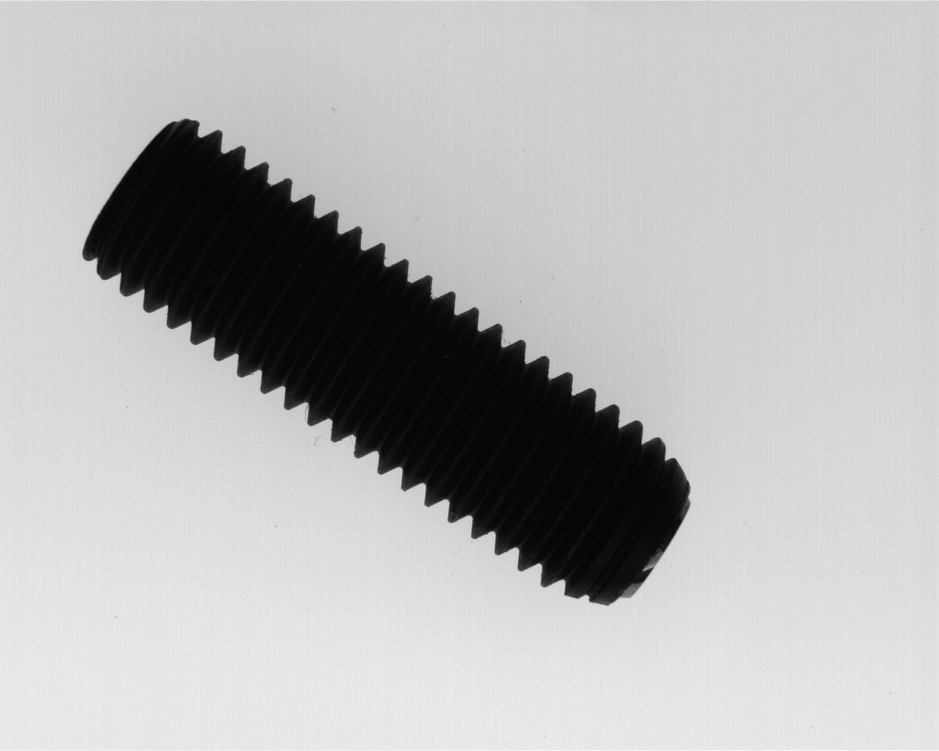
//> input picture Image/螺丝.png, 939 x 751 px, shrunk from 1280 x 1024 before the run
$ ./18._距离变换   (built with g++ and OpenCV 4)
//> lines starting //> are read from the running program, lines starting //| are printed output that depends on the picture; after the words box and inside, x2 and y2 are one past the last pixel; in counts of white or black regions, pixels touching at a corner belong together
#include <iostream>
#include <opencv2/opencv.hpp>

using namespace std;
using namespace cv;

int main()
{
    Mat inputImage = imread("../Image/螺丝.png", IMREAD_GRAYSCALE);
//> inputImage is the input picture: 751 rows x 939 cols, CV_8UC1; min 4, max 251, mean 181.9
    if (inputImage.empty())
    {
        exit(0);
    }
    imshow("输入图像", inputImage);

    //二值化
    Mat thresholdImage;
    threshold(~inputImage, thresholdImage, 100, 255, THRESH_BINARY);
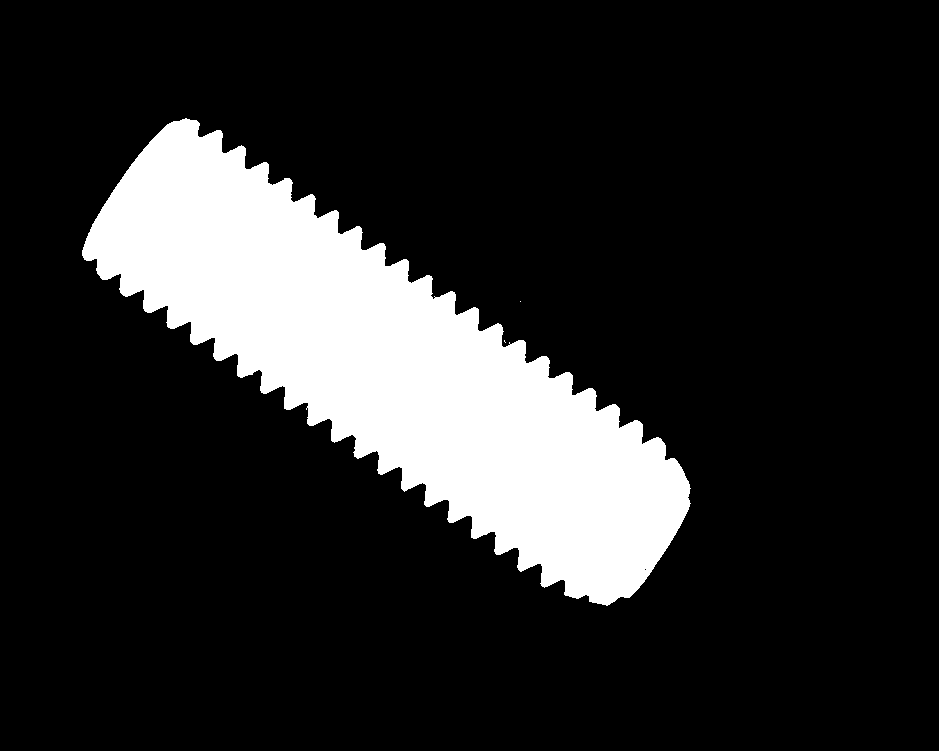
//> thresholdImage: 751 rows x 939 cols, CV_8UC1; 16.2% white; 3 white regions (2 under 20 px), largest, box (x1, y1, x2, y2) and area: (82, 118, 691, 606) 113898

    //距离变换
    Mat distanceImage = Mat::zeros(inputImage.size(), inputImage.type());
    distanceTransform(thresholdImage, distanceImage, DIST_L2, DIST_MASK_PRECISE);
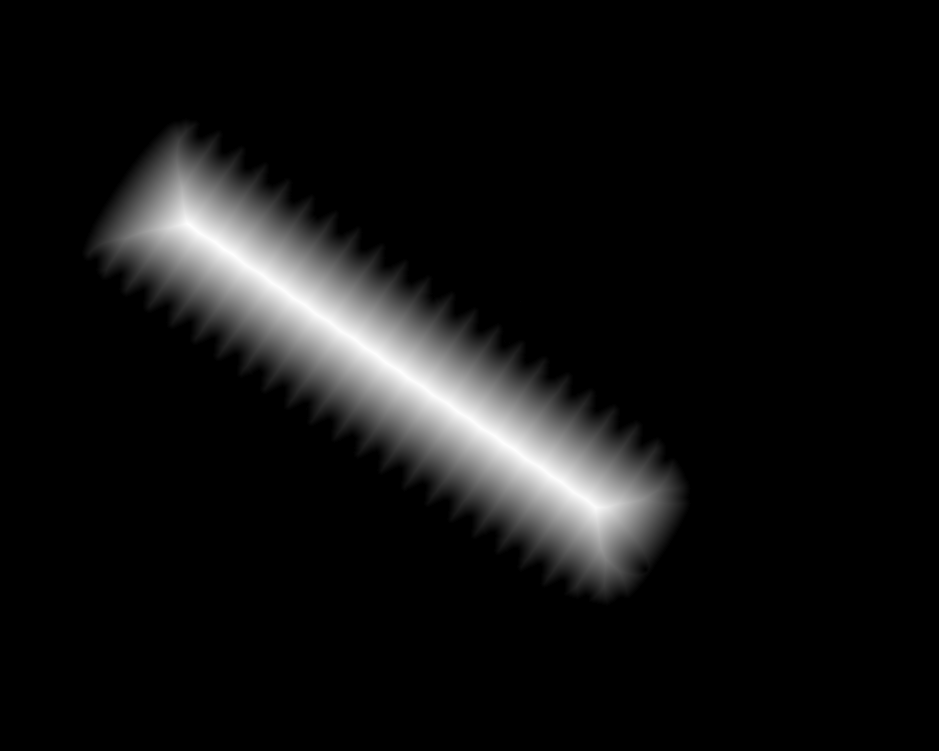
//> distanceImage: 751 rows x 939 cols, CV_32FC1; min 0, max 80.16, mean 5.6; drawn with min black and max white

    //归一化矩阵
    normalize(distanceImage, distanceImage, 0, 1, NORM_MINMAX);
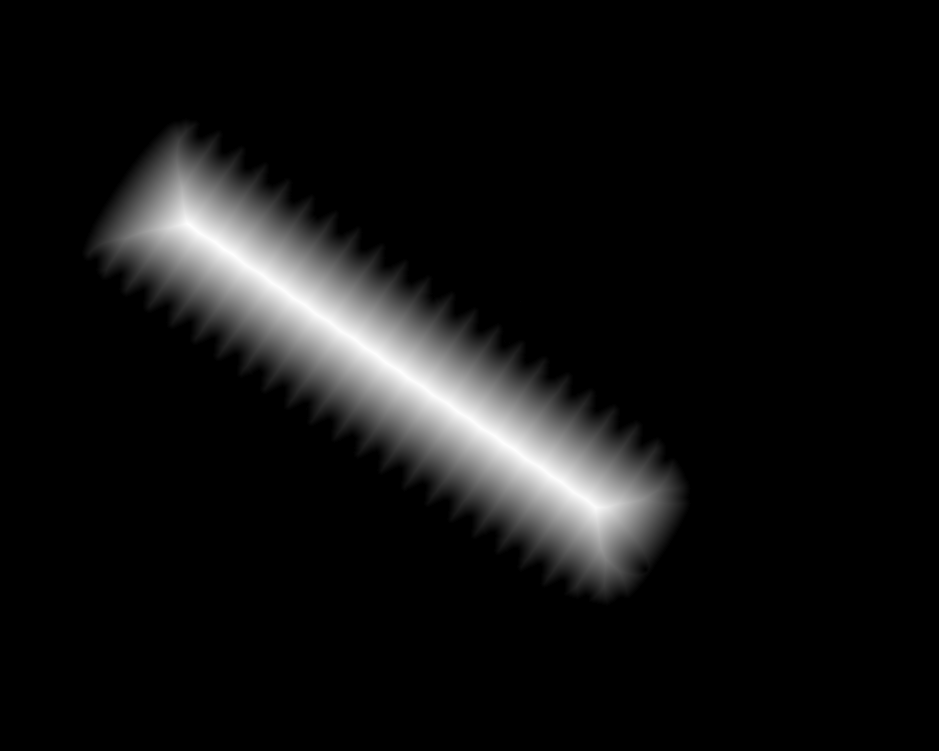
//> distanceImage: 751 rows x 939 cols, CV_32FC1; 16.15% of pixels changed, all inside (x1, y1, x2, y2) = (82, 118, 691, 606)
    imshow("距离变换图像", distanceImage);

    //找出最大值的位置
    for (size_t i = 0; i < distanceImage.cols; i++)
    {
        for (size_t j = 0; j < distanceImage.rows; j++)
        {
            if ((distanceImage.at<float>(j, i) >= 0.999999999) && (distanceImage.at<float>(j, i) <= 1.000000001))
            {
                circle(distanceImage, Point(i,j), 3, Scalar(0, 0, 255), 1);
            }
        }
    }
//> distanceImage: 751 rows x 939 cols, CV_32FC1; 16 pixels changed, all inside (x1, y1, x2, y2) = (221, 246, 228, 253)

    imshow("最大距离点", distanceImage);

    waitKey();
}
